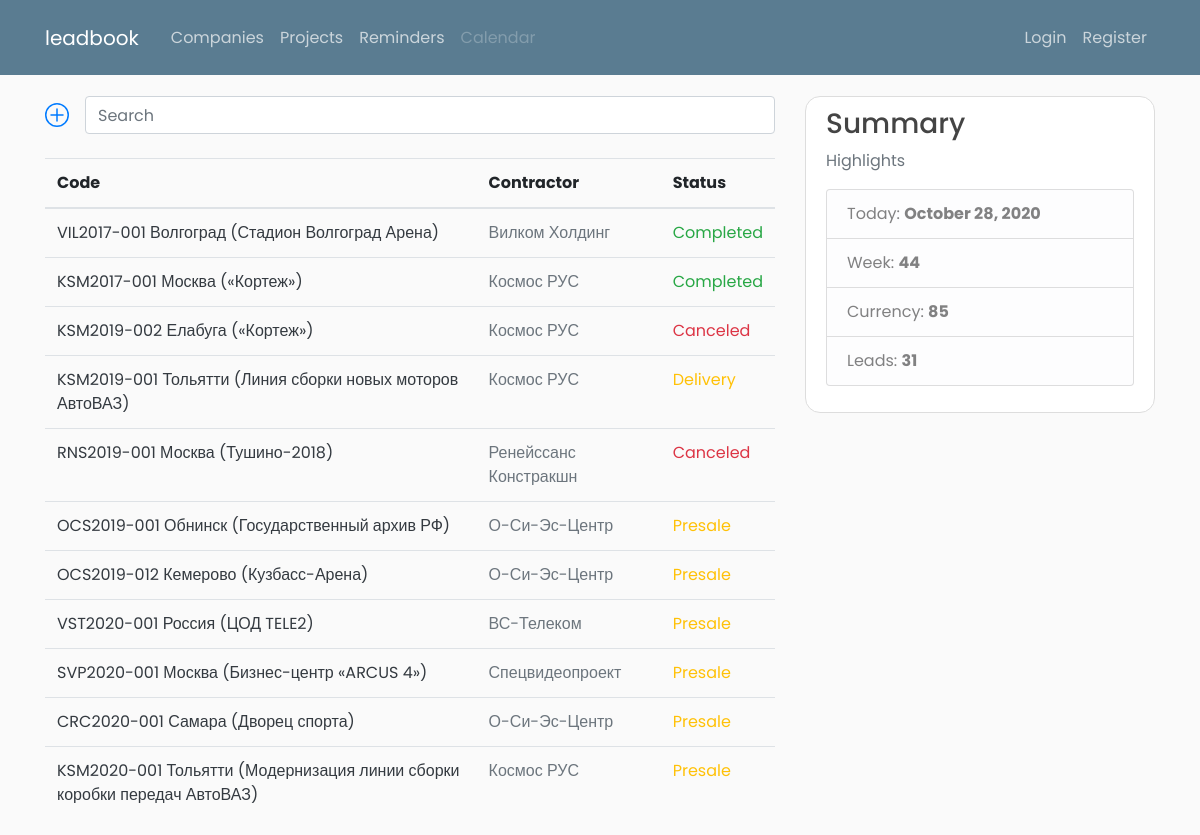
Page /business/projects/ on the committed database.
### business/models.py (models this page shows, shortened)
class Project(models.Model):
    code = models.CharField(max_length=100)
    location = models.CharField(max_length=100, help_text="City of the project")
    short_description = models.CharField(max_length=100, help_text="Short description like facility's title")
    description = models.TextField(max_length=5000)
    volume = models.IntegerField(null=True, blank=True, help_text="Estimated project volume in euros")
    registry_date = models.DateTimeField()
    fulfilment_date = models.DateTimeField(null=True, blank=True)
    manager = models.ForeignKey("accounts.User", null=True, on_delete=models.SET_NULL)
    company_contractor = models.ForeignKey("leads.Company", related_name="project_contractor", on_delete=models.SET_NULL, null=True)
    company_integrator = models.ForeignKey("leads.Company", related_name="project_integrator", on_delete=models.SET_NULL, null=True, blank=True)
    company_end_user = models.ForeignKey("leads.Company", related_name="project_end_user", on_delete=models.SET_NULL, null=True, blank=True)
    status = models.ForeignKey("ProjectStatus", on_delete=models.SET_NULL, null=True)
    stage = models.ForeignKey("ProjectStage", on_delete=models.SET_NULL, null=True)
    class Meta:
        ordering = ["registry_date"]
    def __str__(self):
        return f"{self.code} {self.location} ({self.short_description})"

class ProjectStatus(models.Model):
    status = models.CharField(max_length=100)
    def __str__(self):
        return self.status

### leads/models.py (models this page shows, shortened)
class Company(models.Model):
    title = models.CharField(max_length=150)
    title_latin = models.CharField(max_length=50, null=True, blank=True)
    website = models.URLField(null=True, blank=True)
    about = models.TextField(max_length=5000, null=True)
    date_added = models.DateTimeField(default=timezone.now)
    legal_form = models.ForeignKey("LegalForm", null=True, on_delete=models.SET_NULL)
    status_choices = (
        ("Unknown", "Unknown"),
        ("Active", "Active"),
        ("Inactive", "Inactive"),
        ("Blocked", "Blocked"),
        ("Competitor", "Competitor")
    )
    status = models.CharField(max_length=45, choices=status_choices, default="Unknown")
    discounts = models.ManyToManyField("inventory.Discount", help_text="Hold down “Control”, or “Command” on a Mac, "
                                                                       "to select more than one.")  # TODO: add project discount
    manager = models.ForeignKey("accounts.User", null=True, on_delete=models.SET_NULL)
    class Meta:
        unique_together = (("title", "legal_form", "about"),)
    def __str__(self):
        return f"{self.title}"

### business/views.py (the view)
# urls.py: path('projects/', ProjectList.as_view(), name='projects'),
class ProjectList(generic.ListView):
    paginate_by = 15
    model = Project
    extra_context = {
        "title": "Projects"
    }

### dashboard/context_processors.py (called while the page is built)
def summary(request):
    return {
        "global_week": date.today().isocalendar()[1],
        "global_currency": 85,  # get_currency(),
        "global_tasks": get_tasks(),
        "global_tasks_done": get_tasks_done(),
        "global_projects": get_projects(),
        "global_leads": get_leads(),
        "global_new_leads": get_new_leads()
    }

def get_leads():
    return Company.objects.count

def get_new_leads():
    time_threshold = timezone.now() - timedelta(days=15)
    new_leads = Company.objects.filter(date_added__gt=time_threshold).count
    return new_leads

def get_tasks():
    return Reminder.objects.count

def get_tasks_done():
    return Reminder.objects.filter(done=True).count

def get_projects():
    return Project.objects.count

### business/templates/business/project_list.html (shortened to what this page needs)
{% extends 'dashboard/base.html' %}
{% block content %}
<form class="form-inline d-flex md-form mr-auto mb-4 form-sm mt-0">
    <a href="{% url 'business:project-create' %}" class="mr-3">
    </a>
    <input class="form-control flex-fill w-auto" type="text" placeholder="Search" aria-label="Search">
</form>
<table class="table table-hover">
    <thead>
    <tr>
        <th scope="col">Code</th>
        <th scope="col">Contractor</th>
        <th scope="col">Status</th>
    </tr>
    </thead>
    <tbody>
    {% for project in project_list %}
    <tr>
        <td><a href="{% url 'business:project-detail' project.pk %}" class="text-dark">{{ project }}</a></td>
        <td><a class="text-muted" href="{% url 'leads:detail' project.company_contractor.pk %}">{{ project.company_contractor }}</a></td>
        <td>
            {% if project.status|stringformat:"s" == "Completed" %}
            <span class="text-success">{{ project.status }}</span>
            {% elif project.status|stringformat:"s" == "Canceled" %}
            <span class="text-danger">{{ project.status }}</span>
            {% else %}
            <span class="text-warning">{{ project.status }}</span>
            {% endif %}
        </td>
    </tr>
    {% endfor %}
    </tbody>
</table>
{% endblock content %}

### dashboard/static/dashboard/main.css (style rules this page uses)
body { background: #fafafa; color: #333333; margin-top: 6rem; font-family: 'Poppins', sans-serif;; }

### rows in the picture
Project: code+location+short_description "VIL2017-001 Волгоград (Стадион Волгоград Арена)", company_contractor "Вилком Холдинг", status "Completed"
Project: code+location+short_description "KSM2017-001 Москва («Кортеж»)", company_contractor "Космос РУС", status "Completed"
Project: code+location+short_description "KSM2019-002 Елабуга («Кортеж»)", company_contractor "Космос РУС", status "Canceled"
Project: code+location+short_description "KSM2019-001 Тольятти (Линия сборки новых моторов АвтоВАЗ)", company_contractor "Космос РУС", status "Delivery"
Project: code+location+short_description "RNS2019-001 Москва (Тушино-2018)", company_contractor "Ренейссанс Констракшн", status "Canceled"
Project: code+location+short_description "OCS2019-001 Обнинск (Государственный архив РФ)", company_contractor "О-Си-Эс-Центр", status "Presale"
Project: code+location+short_description "OCS2019-012 Кемерово (Кузбасс-Арена)", company_contractor "О-Си-Эс-Центр", status "Presale"
Project: code+location+short_description "VST2020-001 Россия (ЦОД TELE2)", company_contractor "ВС-Телеком", status "Presale"
Project: code+location+short_description "SVP2020-001 Москва (Бизнес-центр «ARCUS 4»)", company_contractor "Спецвидеопроект", status "Presale"
Project: code+location+short_description "CRC2020-001 Самара (Дворец спорта)", company_contractor "О-Си-Эс-Центр", status "Presale"
Project: code+location+short_description "KSM2020-001 Тольятти (Модернизация линии сборки коробки передач АвтоВАЗ)", company_contractor "Космос РУС", status "Presale"

### other values in the picture
{{ global_week }} "44"
{{ global_currency }} "85"
{{ global_leads }} "31"
